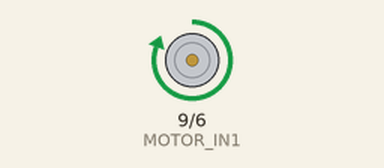
Bench run of a sketch on a simulated Arduino Uno, built with avr-gcc and run on an emulated ATmega328P. Parts: motor-driver pin pairs drawn as motors (green arrow = first pin HIGH = forward, orange = second pin HIGH = backward, longer = more drive).

Above: at 1.0 s.
At 3.0 s:
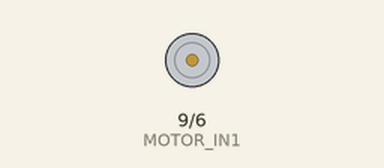
Timing chart, 0 to 5.2 s (numbered marks = the images above):
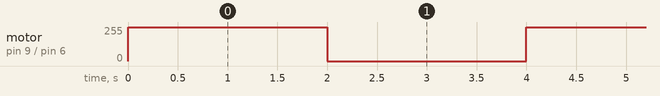

The sketch:

single_run.ino
```cpp
#define MOTOR_IN1 9
#define MOTOR_IN2 6

void setup() {
  pinMode(MOTOR_IN1, OUTPUT);
  pinMode(MOTOR_IN2, OUTPUT);
}

void loop() {
  analogWrite(MOTOR_IN1, 255);
  digitalWrite(MOTOR_IN2, LOW);
  delay(2000);

  analogWrite(MOTOR_IN1, 0);
  digitalWrite(MOTOR_IN2, LOW);
  delay(2000);
}
```

Measured:
- by itself, motor on pin 9 (MOTOR_IN1) / pin 6 (MOTOR_IN2): alternates forward 255/255 for 2.0 s and stopped for 2.0 s
